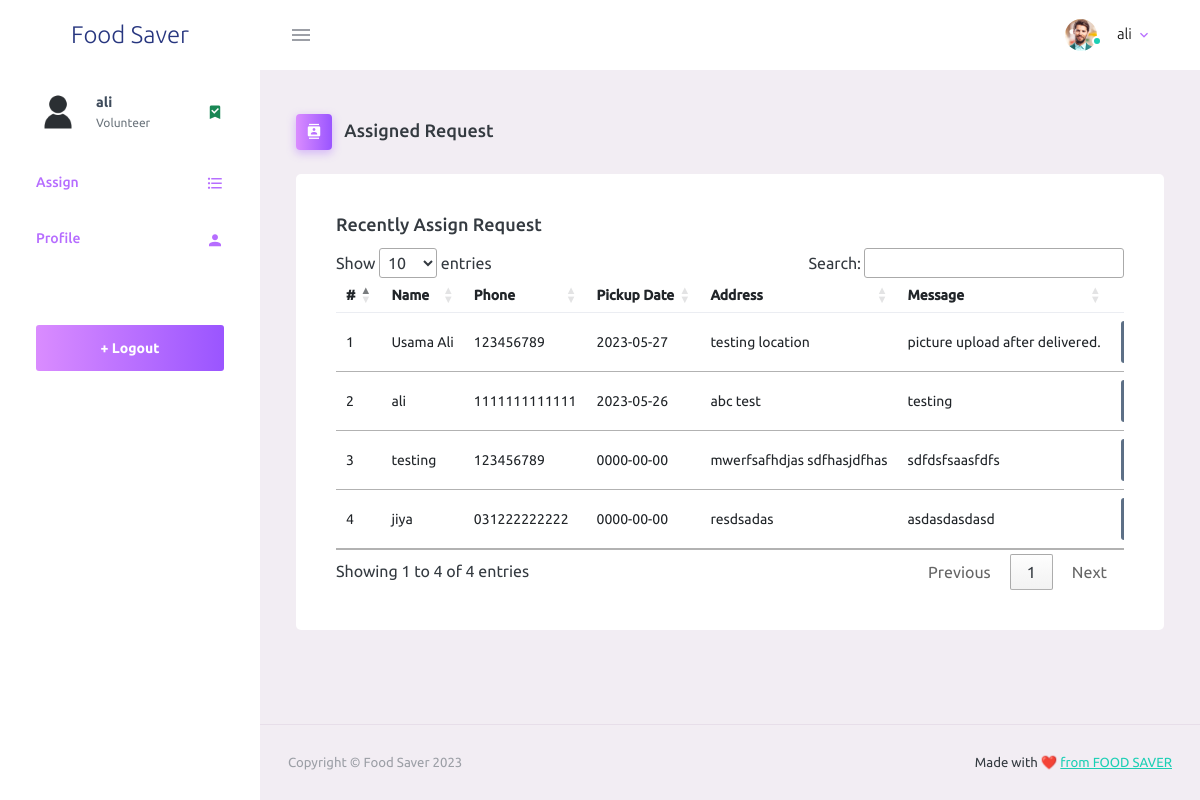
Page /webadmin/assign.php (signed in) on the committed database.
### tables this page shows
CREATE TABLE `tbl_request` (
  `id` int(11) NOT NULL,
  `name` varchar(255) NOT NULL,
  `phone` varchar(255) NOT NULL,
  `date` date DEFAULT NULL,
  `address` text NOT NULL,
  `message` text NOT NULL,
  `status` int(11) NOT NULL,
  `userid` int(11) NOT NULL,
  `vid` int(11) DEFAULT NULL
);

### webadmin/assign.php (the view, shortened to what this page needs)
<?php include 'partials/_header.php'; ?>
<body>
    <div class="container-scroller">
        <?php include_once 'partials/_navbar.php'; ?>
        <div class="container-fluid page-body-wrapper">
            <?php include_once 'partials/_sidebar.php'; ?>
            <div class="main-panel">
                <div class="content-wrapper">
                    <div class="page-header">
                        <h3 class="page-title">
                            <span class="page-title-icon bg-gradient-primary text-white me-2">
                                <i class="mdi mdi-contacts"></i>
                            </span> Assigned Request
                        </h3>
                    </div>
                    <div class="row">
                        <div class="col-12 grid-margin">
                            <div class="card">
                                <div class="card-body">
                                    <h4 class="card-title">Recently Assign Request</h4>
                                    <div class="table-responsive">
                                        <table class="table" id="reequest">
                                            <thead>
                                                <tr>
                                                    <th> # </th>
                                                    <th> Name </th>
                                                    <th> Phone </th>
                                                    <th> Pickup Date </th>
                                                    <th> Address </th>
                                                    <th> Message </th>
                                                    <th> </th>
                                                </tr>
                                            </thead>
                                            <tbody>
                                                <?php
                                                $sql = "select tbl_request.id as id,tbl_request.name as name,tbl_request.phone as phone,tbl_request.date as date,tbl_request.address as address,tbl_request.message as message,tbl_request.status as status,tbl_career.name as vname, tbl_career.profile as dp from tbl_request left join tbl_career on tbl_request.vid=tbl_career.id   order by tbl_request.id desc";
                                                $res = mysqli_query($con, $sql);
                                                $c = 1;
                                                foreach ($res as $key) { ?>
                                                    <tr>
                                                        <td><?= $c ?></td>
                                                        <td><?= $key['name'] ?></td>
                                                        <td> <?= $key['phone'] ?> </td>
                                                        <td><?= $key['date'] ?></td>
                                                        <td> <?= $key['address'] ?> </td>
                                                        <td> <?= $key['message'] ?> </td>
                                                        <td class="d-flex">
                                                            <a href="request_submit.php?id=<?= $key['id'] ?>" class="btn btn-gradient-dark me-2  btn-icon d-flex align-items-center justify-content-center">
                                                            </a>
                                                        </td>
                                                    </tr>
                                                <?php $c++;
                                                } ?>
                                            </tbody>
                                        </table>
                                    </div>
                                </div>
                            </div>
                        </div>
                    </div>
                </div>
                <?php include 'partials/_footer.php'; ?>

### rows in the picture
tbl_request: name "Usama Ali", phone "123456789", date "2023-05-27", address "testing location", message "picture upload after delivered."
tbl_request: name "ali", phone "1111111111111", date "2023-05-26", address "abc test", message "testing"
tbl_request: name "testing", phone "123456789", date "0000-00-00", address "mwerfsafhdjas sdfhasjdfhas", message "sdfdsfsaasfdfs"
tbl_request: name "jiya", phone "031222222222", date "0000-00-00", address "resdsadas", message "asdasdasdasd"

### other values in the picture
$_SESSION['username'] "ali"
